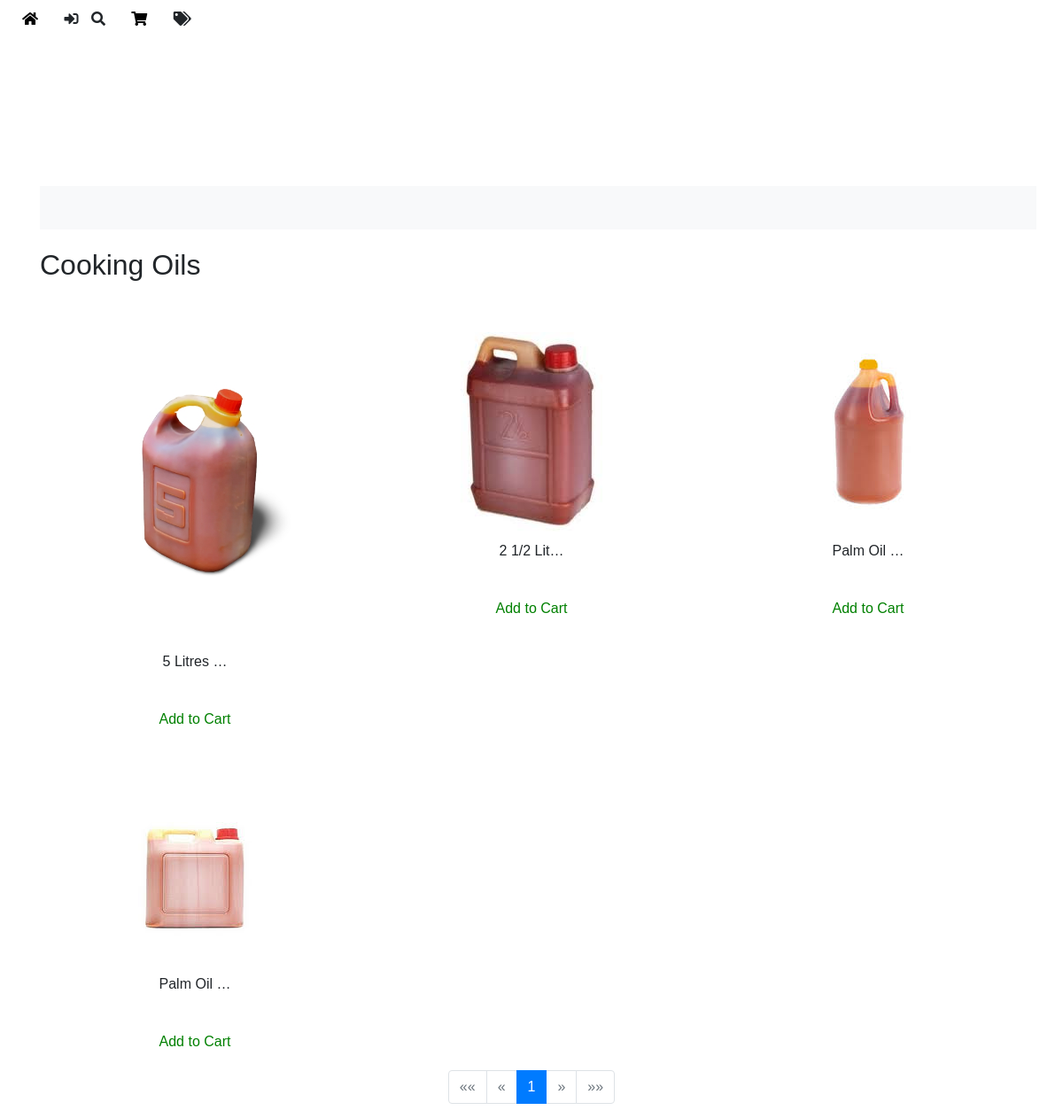
Before: /category/cooking-oils-epo-pupa-and-ororo/ with the older database file.
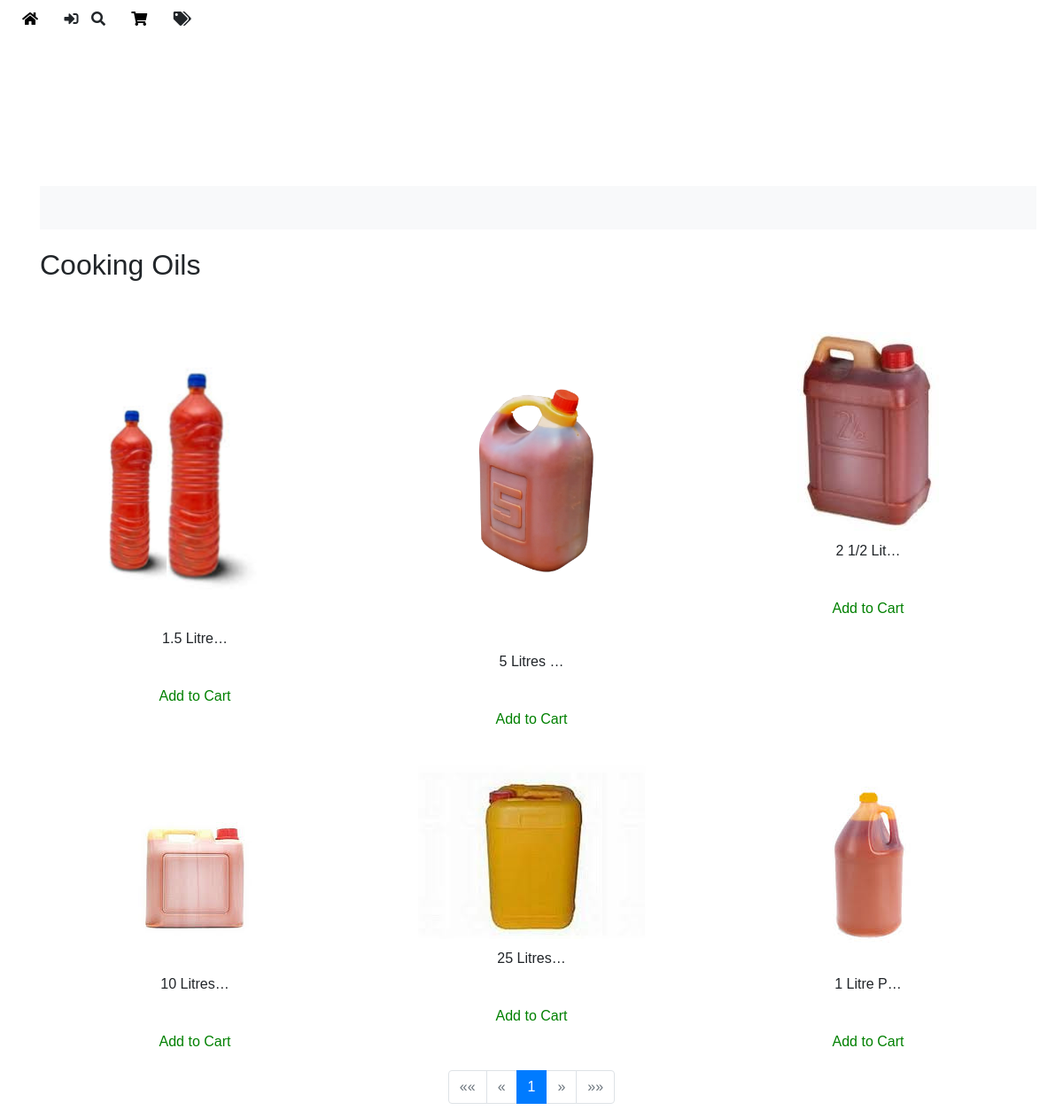
After: the same page with the newer database file.
### afri_food/models.py (models this page shows, shortened)
class Oil(models.Model):
    title = models.CharField(max_length=100)
    litres = models.FloatField(help_text="Enter the volume in litres")
    in_stock = models.BooleanField(default=True, help_text="Is this item in stock?")
    price = models.FloatField(help_text="Enter the price of the item")
    subcategory = models.ForeignKey(Subcategory, on_delete=models.CASCADE)
    images = GenericRelation(Image)
    comments = GenericRelation(Comment)

class Image(models.Model):
    content_type = models.ForeignKey(ContentType, on_delete=models.CASCADE)
    object_id = models.PositiveIntegerField()
    content_object = GenericForeignKey('content_type', 'object_id')
    image = models.ImageField(upload_to='images/')

### afri_food/views.py (the view)
# urls.py: path('category/<slug:slug>/', views.category_detail, name='category_detail'),
def category_detail(request, slug):
    user = request.user
    category = get_object_or_404(MarketCategory, slug=slug)
    subcategories = Subcategory.objects.filter(category=category)
    def oil_pagination():
        oil_data = annotate_with_model_name(Oil.objects.filter(subcategory__in=subcategories), 'oil')
        paginator = Paginator(oil_data, 50)  # Show 50 oils per page
        page_number = request.GET.get('page')
        oils = paginator.get_page(page_number)
        return oils
    def crayfish_pagination():
        crayfish_data =annotate_with_model_name(CrayFish.objects.filter(subcategory__in=subcategories), 'crayfish')
        paginator = Paginator(crayfish_data, 50)  # Show 50 oils per page
        page_number = request.GET.get('page')
        crayfish = paginator.get_page(page_number)
        return crayfish
    def catfish_pagination():
        catfish_data = annotate_with_model_name(CatFish.objects.filter(subcategory__in=subcategories), 'catfish')
        paginator = Paginator(catfish_data, 50)  # Show 50 oils per page
        page_number = request.GET.get('page')
        catfish = paginator.get_page(page_number)
        return catfish
    def ponmo_by_kg_pagination():
        ponmo_by_kg_data = annotate_with_model_name(PonmoByKg.objects.filter(subcategory__in=subcategories), 'ponmobykg')
        paginator = Paginator(ponmo_by_kg_data, 50)  # Show 50 oils per page
        page_number = request.GET.get('page')
        ponmo_by_kg = paginator.get_page(page_number)
        return ponmo_by_kg
    def ponmo_by_piece_pagination():
        ponmo_by_piece_data = annotate_with_model_name(PonmoByPiece.objects.filter(subcategory__in=subcategories), 'ponmobypiece')
        paginator = Paginator(ponmo_by_piece_data, 50)  # Show 50 oils per page
        page_number = request.GET.get('page')
        ponmo_by_piece = paginator.get_page(page_number)
        return ponmo_by_piece
    oils = oil_pagination()
    crayfish = crayfish_pagination()
    catfish = catfish_pagination()
    ponmo_by_kg = ponmo_by_kg_pagination()
    ponmo_by_piece = ponmo_by_piece_pagination()
    context = {
        'category': category,
        'oils': oils,
        'crayfish_data': crayfish,
        'catfish_data': catfish,
        'ponmo_by_kg': ponmo_by_kg,
        'ponmo_by_piece': ponmo_by_piece,
        'user': user
    }
    return render(request, 'market/category_detail.html', context)

### afri_food/context_processors.py (called while the page is built)
def cart_item_count(request):
    if request.user.is_authenticated:
        cart_item_count = CartItem.objects.filter(cart__user=request.user).count()
    else:
        cart_item_count = 0
    return {
        'cart_item_count': cart_item_count
    }

### afri_food/model_annotate.py (called while the page is built)
def annotate_with_model_name(queryset, model_name):
        for item in queryset:
            item.model_name = model_name
        return queryset

### afri_food/templates/market/category_detail.html (shortened to what this page needs)
  {% if oils %}
  {% include 'market/oil.html' %}
  {% endif %}

### afri_food/templates/market/oil.html (shortened to what this page needs)
{% extends 'market/layout.html' %}
{% load static %}
{% block body %}
<div class="container" style="top: 20px;">
  <div class="scrolling-text-container">
    <div class="scrolling-text">
    </div>
  </div>
  <div style="margin-top: 70px;" class="row">
    <div class="col">
      <h2>Cooking Oils</h2>
      <br>
      <div class="row">
        {% for oil in oils %}
          {% if oil.images.exists %}
            <div class="col-4 d-flex flex-column align-items-center">
              <br>
              <a href="{% url 'product_detail' model=oil.model_name id=oil.id %}" class="d-flex flex-column align-items-center">
                <img
                  class="img-fluid product-image"
                  loading="lazy"
                  alt="{{oil.title}}"
                  src="{{ oil.images.first.image.url }}"
                />
                <span>{{oil.title|truncatechars:10}}</span>
              </a>
              {% if oil.in_cart %}
                <p style="color: red;" class="mt-2 remove-from-cart" data-product-type="{{ oil.model_name }}" data-item-id="{{ oil.id }}">Remove from Cart</p>
              {% else %}
                <p style="color: green;" class="mt-2 add-to-cart" data-product-type="{{ oil.model_name }}" data-item-id="{{ oil.id }}">Add to Cart</p>
              {% endif %}
            </div>
          {% endif %}
        {% endfor %}
      </div>
    </div>
  </div>
</div>
  <nav aria-label="Page navigation" class="mt-4">
    <ul class="pagination justify-content-center">
      {% if oils.has_previous %}
        <li class="page-item">
          <a class="page-link" href="?page=1" aria-label="First">
            <span aria-hidden="true">&laquo;&laquo;</span>
          </a>
        </li>
        <li class="page-item">
          <a class="page-link" href="?page={{ oils.previous_page_number }}" aria-label="Previous">
            <span aria-hidden="true">&laquo;</span>
          </a>
        </li>
      {% else %}
        <li class="page-item disabled">
          <span class="page-link" aria-label="First">&laquo;&laquo;</span>
        </li>
        <li class="page-item disabled">
          <span class="page-link" aria-label="Previous">&laquo;</span>
        </li>
      {% endif %}
      {% for num in oils.paginator.page_range %}
        {% if oils.number == num %}
          <li class="page-item active"><span class="page-link">{{ num }}</span></li>
        {% elif num > oils.number|add:'-3' and num < oils.number|add:'3' %}
          <li class="page-item"><a class="page-link" href="?page={{ num }}">{{ num }}</a></li>
        {% endif %}
      {% endfor %}
      {% if oils.has_next %}
        <li class="page-item">
          <a class="page-link" href="?page={{ oils.next_page_number }}" aria-label="Next">
            <span aria-hidden="true">&raquo;</span>
          </a>
        </li>
        <li class="page-item">
          <a class="page-link" href="?page={{ oils.paginator.num_pages }}" aria-label="Last">
            <span aria-hidden="true">&raquo;&raquo;</span>
          </a>
        </li>
      {% else %}
        <li class="page-item disabled">
          <span class="page-link" aria-label="Next">&raquo;</span>
        </li>
        <li class="page-item disabled">
          <span class="page-link" aria-label="Last">&raquo;&raquo;</span>
        </li>
      {% endif %}
    </ul>
  </nav>
{% endblock %}

Changed rows visible on the page:
removed Oil: images.first.image (picture), title "Palm Oil …"
added Oil: images.first.image (picture), title "1.5 Litre…"
changed through a linked row, Oil "5 Litres …": images.first.image: a different picture
changed Oil: title "Palm Oil …" → "10 Litres…"
added Oil: images.first.image (picture), title "25 Litres…"
added Oil: images.first.image (picture), title "1 Litre P…"
